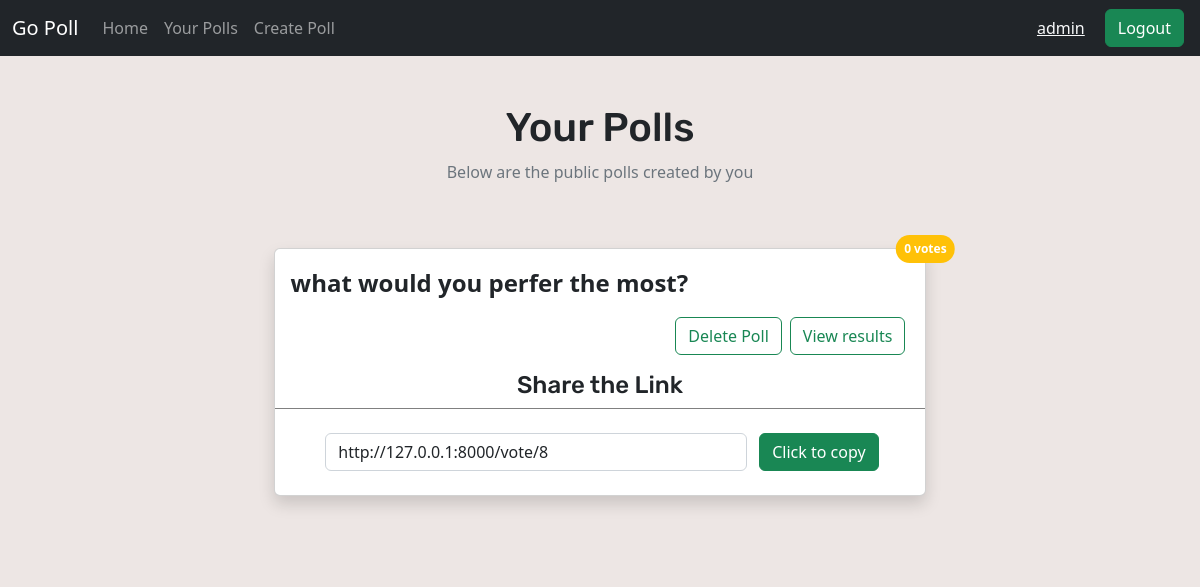
Page /user_polls (signed in) on the earlier database version.
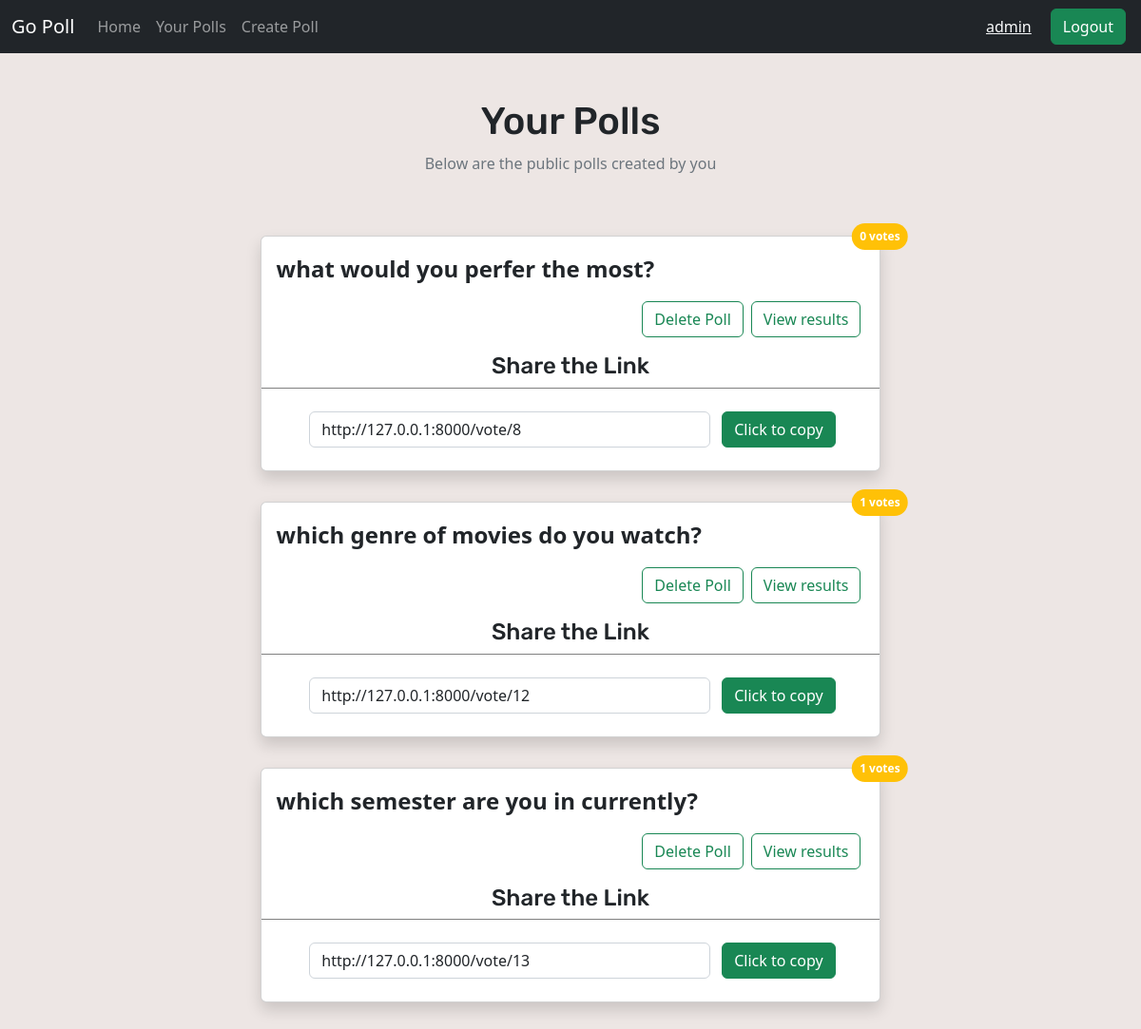
Same page on the later database version.
### home/models.py (models this page shows, shortened)
class Poll(models.Model):
    question=models.TextField()
    option_one=models.CharField(max_length=20)
    option_two=models.CharField(max_length=20)
    option_three=models.CharField(max_length=20)
    option_one_count=models.IntegerField(default=0)
    option_two_count=models.IntegerField(default=0)
    option_three_count=models.IntegerField(default=0)
    deadline=models.DateField(default=datetime.now().today())
    created_by=models.CharField(max_length=20,default="user")

### home/views.py (the view)
# urls.py: path("user_polls",views. userPolls,name="userPolls"),
def userPolls(request):
    polls=Poll.objects.all().filter(created_by=request.user)  #filtering polls created by logged in user
    template = loader.get_template('userPolls.html')
    context={
        'polls':polls
    }
    return HttpResponse(template.render(context, request))

### templates/userPolls.html (shortened to what this page needs)
{% extends 'base.html' %}
{% block body %}
<div class="container overflow-hidden" style="background-color:#ede6e4">
    <div class="d-flex justify-content-center align-items-center flex-column my-5">
        <h1>Your Polls</h1>
        <span class="text-secondary">Below are the public polls created by you</span>
    </div>
    <div class="d-flex flex-column justify-content-center align-items-center flex-wrap my-5">
        {% for poll in polls %}
        <div class=" relative card shadow d-flex justify-content-center align-items-center my-3" style="width: 80%">
            <div class="card-body" style="width: 100%">
              <p class="card-text fw-bolder fs-4 " style:"font-family: 'Poppins', sans-serif">{{poll.question}}</p>
              <div class="d-flex justify-content-end align-items-center">
                <a href="delete/{{poll.id}}"><button type="button" class="btn btn-outline-success mx-1">Delete Poll</button></a>
                <a href="result/{{poll.id}}"><button type="button" class="btn btn-outline-success mx-1">View results</button></a>
              </div>
            </div>
            <h4 class+"font-weight-bold">Share the Link</h4>
            <div class="d-flex justify-content-center align-items-center p-4"  style="width: 100%;border-top: 1px solid gray;" >
                <input type="text" class="form-control mx-2" id={{poll.id}} value="http://127.0.0.1:8000/vote/{{poll.id}}" style="width: 70%">
                <button type="button" class="btn btn-success mx-1" onclick="myFunction({{poll.id}})">
                    Click to copy
                </button>
            </div>
            <span class="position-absolute top-0 start-100 translate-middle badge rounded-pill bg-warning p-2">{{poll.option_one_count|add:poll.option_two_count|add:poll.option_three_count}} votes</span>
        </div>
        {% endfor %}
    </div>
</div>
{% endblock body %}

Differences in the rows shown:
added Poll: question "which genre of movies do you watch?", id "http://127.0.0.1:8000/vote/12", option_one_count|add "1"
added Poll: question "which semester are you in currently?", id "http://127.0.0.1:8000/vote/13", option_one_count|add "1"
